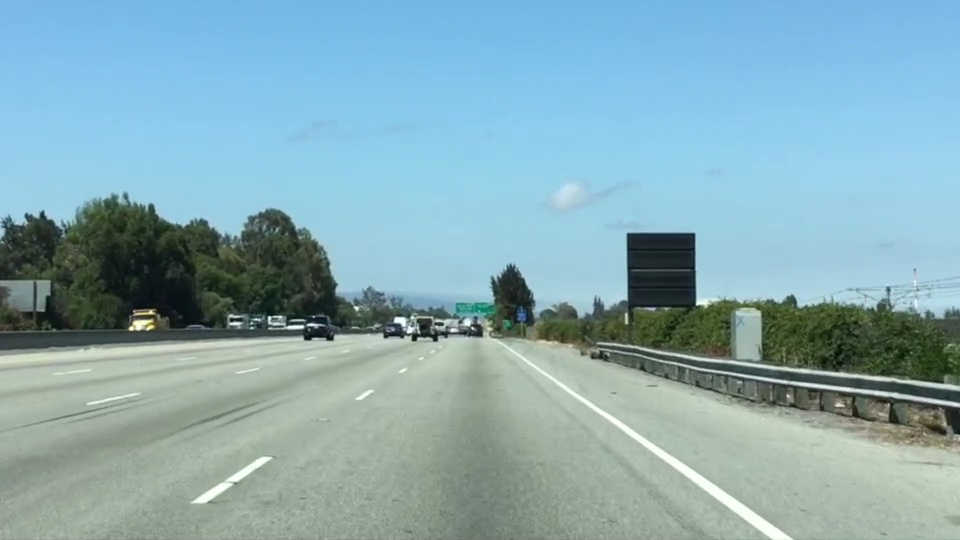
#> input picture Hough/image_lane_c.jpg, 960 x 540 px
$ jupyter execute 2.4_transformada_de_Hough_a.ipynb
#> lines starting #> are read from the running program, lines starting #| are printed output that depends on the picture; after the words box and inside, x2 and y2 are one past the last pixel; in counts of white or black regions, pixels touching at a corner belong together
<a href="https://maestriasydiplomados.tec.mx/posgrados/maestria-en-inteligencia-artificial-aplicada"></a>
<h1> <div align="center"> Dr. David Antonio-Torres</div> </h1>

# REGION DE INTERES (REGION OF INTEREST, ROI)
### Una ROI permite elegir una sección de una imagen que es de interés y así reducir el esfuerzo del procesamiento computacional

#### https://pythonprogramming.net/lane-region-of-interest-python-plays-gta-v/

# Se cargan las bibliotecas necesarias

[cell 1]
import matplotlib.image as mpimg
import matplotlib.pyplot as plt
import numpy as np
import cv2

# Se muestra la imagen de prueba

[cell 2]
#se corrige el orden de los planos de color
#se obtiene la imagen en escala de grises y se muestra como arreglo
img_bgr = cv2.imread('image_lane_c.jpg')
#> img_bgr is the input picture: shape (540, 960, 3); mean B, G, R 179.2, 171.1, 135.5
img = cv2.cvtColor(img_bgr, cv2.COLOR_BGR2GRAY)
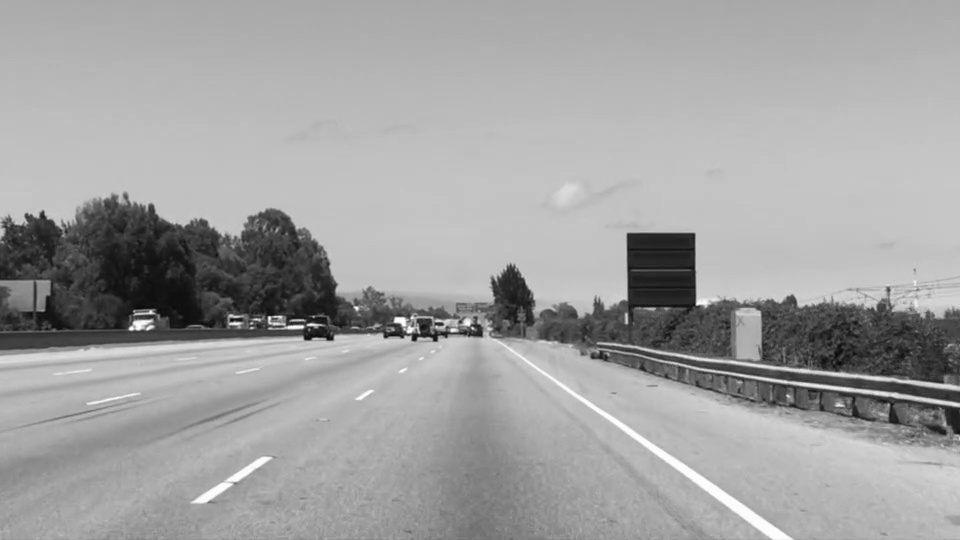
#> img: shape (540, 960); min 6, max 254, mean 161.4
img_arr = np.asarray(img)
plt.imshow(img_arr, cmap='gray')

[cell 3]
#dimensiones de la image
img_arr.shape
#> Out = (540, 960)

# El primer paso es crear un polígono con la ROI y pintar de blanco la ROI dejando el resto de la imagen en negro

[cell 4]
# ROI arbitraria
vertices = np.array([[(20,540),(200, 300), (650, 300), (850,540)]], dtype=np.int32)


# imagen en negro de las mismas dimensiones que la imagen original en escala de grises
roi_img = np.zeros_like(img)
# la ROI se pinta de blanco sobre la imagen en negro
cv2.fillPoly(roi_img, vertices, 255)
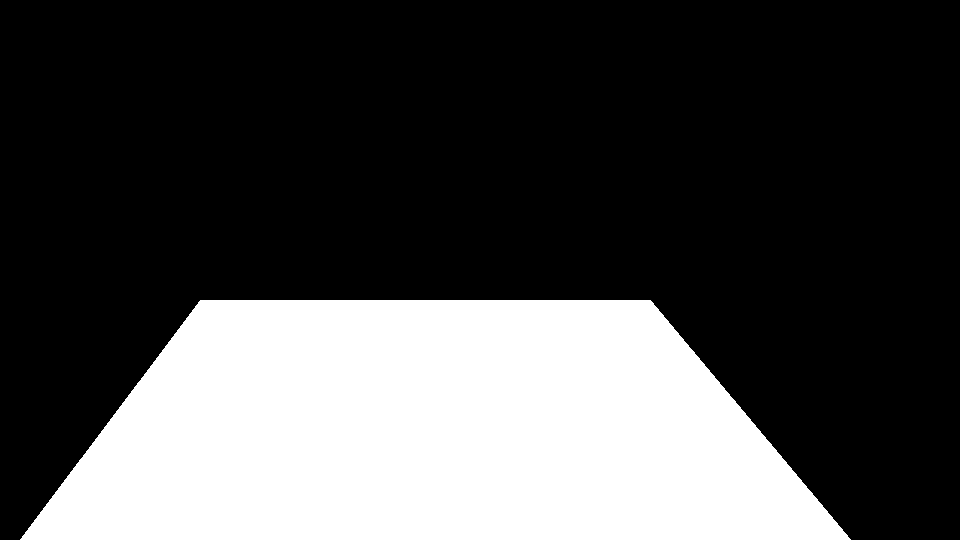
#> roi_img: shape (540, 960); 29.7% white; 1 white region, box (x1, y1, x2, y2) and area: (20, 300, 851, 540) 153840
plt.imshow(roi_img, cmap='gray')

# El segundo paso es hacer una operación AND entre la imagen con la ROI y la imagen original en escala de grises

#### https://docs.opencv.org/4.x/d0/d86/tutorial_py_image_arithmetics.html
#### https://omes-va.com/operadores-bitwise/

[cell 5]
img_con_roi = cv2.bitwise_and(img, roi_img)
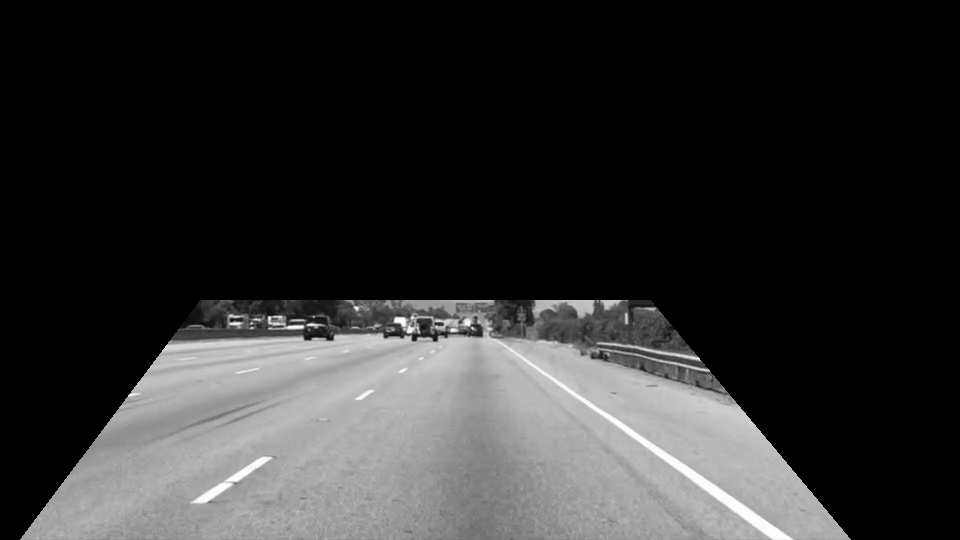
#> img_con_roi: shape (540, 960); min 0, max 254, mean 46.9
plt.imshow(img_con_roi, cmap='gray')
